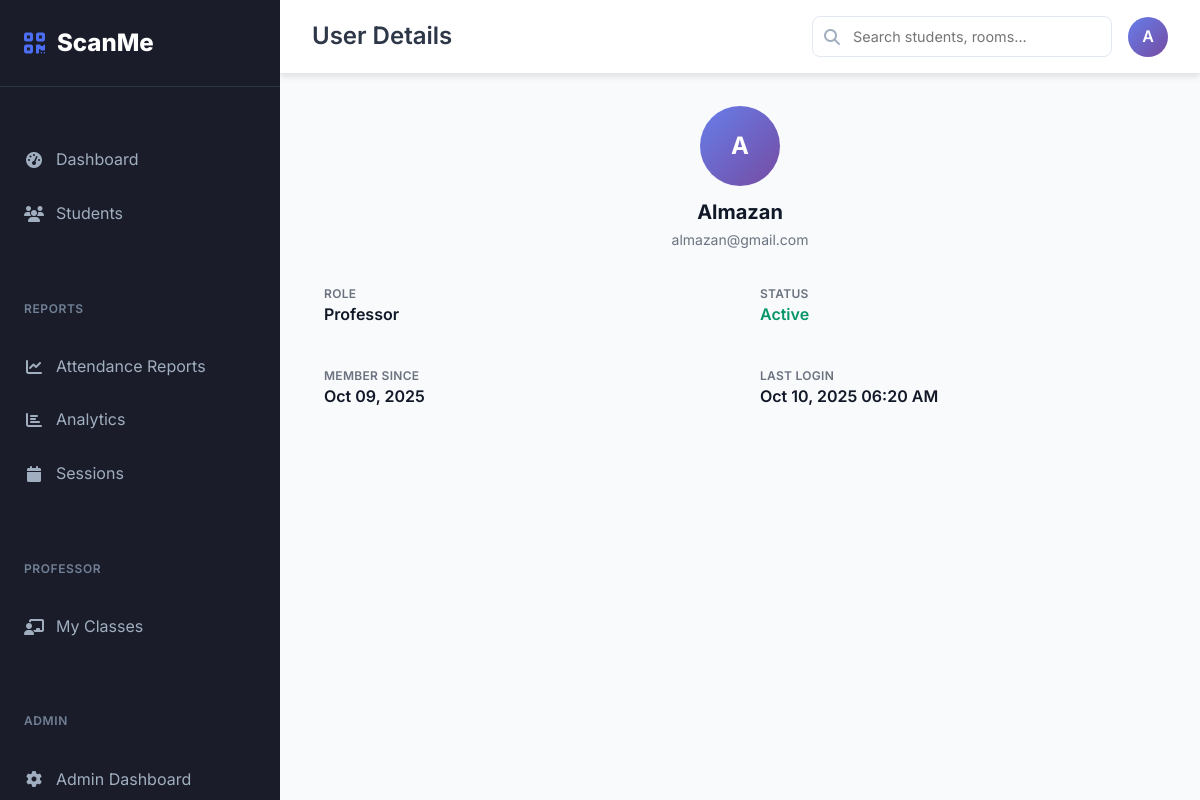
Page /admin/users/1/view (signed in) on the committed database.
### app/models/user_model.py (models this page shows, shortened)
class User(UserMixin, db.Model):
    __tablename__ = 'users'
    id = db.Column(db.Integer, primary_key=True)
    username = db.Column(db.String(80), unique=True, nullable=False, index=True)
    email = db.Column(db.String(120), unique=True, nullable=False, index=True)
    password = db.Column(db.String(255), nullable=False)
    role = db.Column(db.String(20), nullable=False, default='student')  # admin, student, professor
    is_active = db.Column(db.Boolean, default=True, nullable=False)
    avatar_url = db.Column(db.String(255), nullable=True)
    created_at = db.Column(db.DateTime, default=datetime.utcnow)
    last_login = db.Column(db.DateTime)
    attendance_records = db.relationship('AttendanceRecord', backref='scanned_by_user', lazy=True,
                                       foreign_keys='AttendanceRecord.scanned_by')
    time_in_records = db.relationship('AttendanceRecord', backref='time_in_scanned_by_user', lazy=True,
                                    foreign_keys='AttendanceRecord.time_in_scanned_by')
    time_out_records = db.relationship('AttendanceRecord', backref='time_out_scanned_by_user', lazy=True,
                                     foreign_keys='AttendanceRecord.time_out_scanned_by')
    def is_admin(self):
        return self.role == 'admin'
    def is_professor(self):
        return self.role == 'professor'
    def can_manage_students(self):
        return self.role in ['admin', 'professor']
    def can_view_reports(self):
        return self.role in ['admin', 'professor']
    def get_display_name(self):
        return self.username.title()
    def get_role_display(self):
        role_names = {
            'admin': 'Administrator',
            'professor': 'Professor',
            'student': 'Student'
        }
        return role_names.get(self.role, self.role.title())

### app/routes/admin_routes.py (the view)
@admin_bp.route('/users/<int:id>/view')
@login_required
@requires_admin
def view_user(id):
    try:
        user = User.query.get_or_404(id)
        modal = request.args.get('modal') == '1'
        parent_template = 'modal_base.html' if modal else 'dashboard_base.html'
        return render_template('admin/view_user.html', user=user, modal=modal, parent_template=parent_template)
    except Exception as e:
        flash(f'Error loading user details: {str(e)}', 'error')
        return redirect(url_for('admin.manage_users'))

### app/utils/auth_utils.py (called while the page is built)
def requires_role(allowed_roles):
    def decorator(f):
        @wraps(f)
        def decorated_function(*args, **kwargs):
            if not current_user.is_authenticated:
                flash('Please log in to access this page.', 'error')
                return redirect(url_for('auth.login', next=request.url))
            if current_user.role not in allowed_roles:
                flash('You do not have permission to access this page.', 'error')
                return redirect(url_for('main.dashboard'))
            return f(*args, **kwargs)
        return decorated_function
    return decorator

### app/templates/admin/view_user.html
{% extends parent_template|default("dashboard_base.html") %}
{% block page_title %}User Details{% endblock %}
{% block content %}
<div class="tw-space-y-4">
    <div class="tw-text-center tw-mb-6">
        <div class="tw-w-20 tw-h-20 tw-rounded-full tw-flex tw-items-center tw-justify-center tw-text-white tw-font-bold tw-text-2xl tw-mx-auto tw-mb-3" style="background: {{ get_avatar_color(user.username or 'User') }};">
            {{ (user.username[0] if user.username else 'U').upper() }}
        </div>
        <h4 class="tw-text-xl tw-font-bold tw-text-gray-900 tw-mb-1">{{ user.username or 'Unknown User' }}</h4>
        <p class="tw-text-sm tw-text-gray-500">{{ user.email or 'No email' }}</p>
    </div>
    <div class="tw-grid tw-grid-cols-1 sm:tw-grid-cols-2 tw-gap-4">
        <div class="tw-bg-gray-50 tw-rounded-lg tw-p-3">
            <div class="tw-text-xs tw-font-semibold tw-text-gray-500 tw-uppercase tw-tracking-wide">Role</div>
            <div class="tw-font-semibold tw-text-gray-900">{{ user.get_role_display() }}</div>
        </div>
        <div class="tw-bg-gray-50 tw-rounded-lg tw-p-3">
            <div class="tw-text-xs tw-font-semibold tw-text-gray-500 tw-uppercase tw-tracking-wide">Status</div>
            <div class="tw-font-semibold {{ 'tw-text-emerald-600' if user.is_active else 'tw-text-gray-600' }}">{{ 'Active' if user.is_active else 'Inactive' }}</div>
        </div>
        <div class="tw-bg-gray-50 tw-rounded-lg tw-p-3">
            <div class="tw-text-xs tw-font-semibold tw-text-gray-500 tw-uppercase tw-tracking-wide">Member Since</div>
            <div class="tw-font-semibold tw-text-gray-900">{{ user.created_at.strftime('%b %d, %Y') if user.created_at else 'Unknown' }}</div>
        </div>
        <div class="tw-bg-gray-50 tw-rounded-lg tw-p-3">
            <div class="tw-text-xs tw-font-semibold tw-text-gray-500 tw-uppercase tw-tracking-wide">Last Login</div>
            <div class="tw-font-semibold tw-text-gray-900">{{ user.last_login.strftime('%b %d, %Y %I:%M %p') if user.last_login else 'Never' }}</div>
        </div>
    </div>
</div>
{% endblock %}

### app/templates/dashboard_base.html (shortened to what this page needs)
<!DOCTYPE html>
<html lang="en">
<head>
    <link href="https://cdn.jsdelivr.net/npm/bootstrap@5.3.3/dist/css/bootstrap.min.css" rel="stylesheet">
    <script src="https://cdn.tailwindcss.com"></script>
    <link rel="stylesheet" href="https://cdnjs.cloudflare.com/ajax/libs/font-awesome/6.6.0/css/all.min.css">
</head>
<body>
    <nav class="sidebar" id="sidebar">
        <a href="{{ url_for('main.index') }}" class="sidebar-brand">
            <i class="fas fa-qrcode"></i>
            ScanMe
        </a>
        <div class="nav-group">
            <ul class="sidebar-nav">
                <li class="nav-item">
                    <a href="{{ url_for('main.dashboard') }}" class="nav-link {{ 'active' if request.endpoint == 'main.dashboard' }}">
                        <i class="fas fa-tachometer-alt"></i>
                        Dashboard
                    </a>
                </li>
                {% if current_user.can_manage_students() %}
                <li class="nav-item">
                    <a href="{{ url_for('students.list_students') }}" class="nav-link {{ 'active' if 'students' in request.endpoint }}">
                        <i class="fas fa-users"></i>
                        Students
                    </a>
                </li>
                {% endif %}
            </ul>
        </div>
        {% if current_user.can_view_reports() %}
        <div class="nav-group">
            <div class="nav-group-title">Reports</div>
            <ul class="sidebar-nav">
                <li class="nav-item">
                    <a href="{{ url_for('attendance.reports') }}" class="nav-link {{ 'active' if request.endpoint == 'attendance.reports' }}">
                        <i class="fas fa-chart-line"></i>
                        Attendance Reports
                    </a>
                </li>
                <li class="nav-item">
                    <a href="{{ url_for('attendance.analytics') }}" class="nav-link {{ 'active' if request.endpoint == 'attendance.analytics' }}">
                        <i class="fas fa-chart-bar"></i>
                        Analytics
                    </a>
                </li>
                <li class="nav-item">
                    <a href="{{ url_for('attendance.manage_sessions') }}" class="nav-link {{ 'active' if request.endpoint == 'attendance.manage_sessions' }}">
                        <i class="fas fa-calendar"></i>
                        Sessions
                    </a>
                </li>
            </ul>
        </div>
        {% endif %}
        {% if current_user.is_professor() or current_user.is_admin() %}
        <div class="nav-group">
            <div class="nav-group-title">Professor</div>
            <ul class="sidebar-nav">
                <li class="nav-item">
                    <a href="{{ url_for('professor.dashboard') }}" class="nav-link {{ 'active' if request.endpoint == 'professor.dashboard' }}">
                        <i class="fas fa-chalkboard-teacher"></i>
                        My Classes
                    </a>
                </li>
            </ul>
        </div>
        {% endif %}
        {% if current_user.is_admin() %}
        <div class="nav-group">
            <div class="nav-group-title">Admin</div>
            <ul class="sidebar-nav">
                <li class="nav-item">
                    <a href="{{ url_for('admin.dashboard') }}" class="nav-link {{ 'active' if request.endpoint == 'admin.dashboard' }}">
                        <i class="fas fa-cog"></i>
                        Admin Dashboard
                    </a>
                </li>
            </ul>
        </div>
        {% endif %}
    </nav>
    <main class="main-content">
        <header class="topbar">
            <div class="d-flex align-items-center">
                <h1 class="page-title">{% block page_title %}Dashboard{% endblock %}</h1>
            </div>
            <div class="topbar-actions">
                <div class="search-box">
                    <i class="fas fa-search"></i>
                    <input type="text" placeholder="Search students, rooms..." id="globalSearch">
                </div>
                <div class="user-dropdown dropdown">
                    <div class="user-avatar" data-bs-toggle="dropdown" aria-expanded="false">
                        {{ current_user.username[0].upper() }}
                    </div>
                </div>
            </div>
        </header>
        <div class="content-area">
            {% block content %}{% endblock %}
        </div>
    </main>
</body>
</html>

### app/templates/dashboard_base.html (style rules this page uses)
:root { --sidebar-width: 280px; --sidebar-bg: #1a1d29; --sidebar-hover: #2d3748; --sidebar-active: #4c6ef5; --sidebar-text: #a0aec0; --sidebar-text-active: #ffffff; --main-bg: #f8fafc; --card-shadow: 0 4px 6px -1px rgba(0, 0, 0, 0.1); --border-color: #e2e8f0; }
a, a:hover { text-decoration: none !important; }
* { margin: 0; padding: 0; box-sizing: border-box; }
body { font-family: 'Inter', -apple-system, BlinkMacSystemFont, 'Segoe UI', 'Roboto', sans-serif; background-color: var(--main-bg); line-height: 1.6; }
.sidebar { position: fixed; top: 0; left: 0; height: 100vh; width: var(--sidebar-width); background: var(--sidebar-bg); z-index: 1000; transition: all 0.3s ease; overflow-y: auto; scrollbar-width: thin; scrollbar-color: #4a5568 transparent; }
.sidebar-brand { display: flex; align-items: center; padding: 1.5rem; text-decoration: none; color: white; font-size: 1.5rem; font-weight: 800; border-bottom: 1px solid #2d3748; }
.sidebar-brand i { color: var(--sidebar-active); margin-right: 0.75rem; }
.sidebar-nav { list-style: none; padding: 1rem 0; }
.nav-item { margin-bottom: 0.25rem; }
.nav-link { display: flex; align-items: center; padding: 0.75rem 1.5rem; color: var(--sidebar-text); text-decoration: none; transition: all 0.2s ease; border: none; background: none; width: 100%; text-align: left; }
.nav-link i { width: 20px; margin-right: 0.75rem; text-align: center; }
.nav-group { margin-top: 2rem; position: relative; }
.nav-group-title { padding: 0.5rem 1.5rem; font-size: 0.75rem; font-weight: 600; text-transform: uppercase; letter-spacing: 0.05em; color: #718096; }
.main-content { margin-left: var(--sidebar-width); min-height: 100vh; transition: all 0.3s ease; }
.topbar { background: white; border-bottom: 1px solid var(--border-color); padding: 1rem 2rem; display: flex; align-items: center; justify-content: space-between; box-shadow: var(--card-shadow); position: sticky; top: 0; z-index: 100; }
.page-title { margin: 0; font-size: 1.5rem; font-weight: 600; color: #2d3748; }
.topbar-actions { display: flex; align-items: center; gap: 1rem; }
.search-box { position: relative; min-width: 300px; }
.search-box input { border: 1px solid var(--border-color); border-radius: 8px; padding: 0.5rem 1rem 0.5rem 2.5rem; width: 100%; font-size: 0.9rem; }
.search-box i { position: absolute; left: 0.75rem; top: 50%; transform: translateY(-50%); color: #a0aec0; }
.user-dropdown { position: relative; }
.user-avatar { width: 40px; height: 40px; border-radius: 50%; background: linear-gradient(135deg, #667eea 0%, #764ba2 100%); display: flex; align-items: center; justify-content: center; color: white; font-weight: 600; cursor: pointer; }
.content-area { padding: 2rem; }

### rows in the picture
User: username "A"
User: username "A", username "Almazan", email "almazan@gmail.com", role "Professor", is_active "Active", created_at "Oct 09, 2025", last_login "Oct 10, 2025 06:20 AM"
